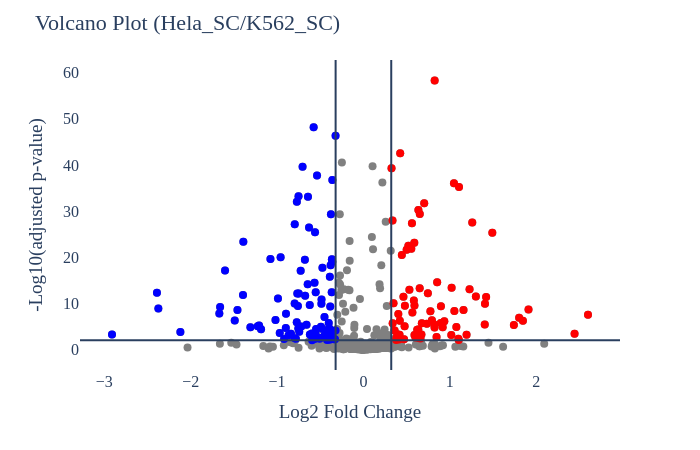

The notebook cell this image was saved under:
### Code cell
# Protein Abundance Volcano plot
plot_options={
            "compare groups": ["K562_SC", "Hela_SC"],
            "title": "Volcano Plot",
            "X Title": "Log2 Fold Change",
            "Y Title": "-Log10(adjusted p-value)",
            "up color": "red",
            "down color": "blue",
            "all color": "gray",
            "width": 700,
            "height": 450,
            "font": dict(size=16, family="Arial black"),
            "ylimits": [],
            "xlimits": [],
            "marker_size":8
        }
figure, _, _ =plotter.volcano_plots(data_obj, plot_options, saved_settings, missing_values_max=33)
figure.show()

### Figure 1 — Plotly figure (JSON) as saved in the notebook; plotly's stock layout.template omitted (floating-point values rounded to 4 significant figures; data arrays with more than 128 entries replaced by an {"elided": "..."} marker saying what was removed)
{"data": [{"hovertemplate": "%{text}<br>x=: %{x} <br>y=: %{y}", "legendgroup": "", "marker": {"color": "#636efa", "symbol": "circle"}, "mode": "markers", "name": "", "orientation": "v", "showlegend": false, "type": "scatter", "xaxis": "x", "yaxis": "y"}, {"hovertemplate": "%{text}<br>x=: %{x} <br>y=: %{y}", "marker": {"color": "gray", "size": 8}, "mode": "markers", "text": {"elided": "426 str values"}, "type": "scatter", "x": {"elided": "426 float values"}, "y": {"elided": "426 float values"}}, {"hovertemplate": "%{text}<br>x=: %{x} <br>y=: %{y}", "marker": {"color": "blue", "size": 8}, "mode": "markers", "text": ["A0AVT1", "O43776", "O60493", "O75390", "O75569", "O75608", "P05091", "P08240", "P08243", "P09622", "P0DN79", "P13995", "P15954", "P21281", "P22695", "P27361", "P30043", "P35232", "P35580", "P36969", "P42126", "P45880", "P46977", "P48735", "P49591", "P51159", "P54577", "P62314", "Q08257", "Q08379", "Q13263", "Q13492", "Q13523", "Q13895", "Q13951", "Q14008", "Q14258", "Q14694", "Q15007", "Q15185", "Q15286", "Q15424", "Q16543", "Q16630", "Q16891", "Q5BKZ1", "Q5T4S7", "Q7KZF4", "Q8IXI1", "Q8IY67", "Q8IZQ5", "Q8N163", "Q8WXF1", "Q92530", "Q92820", "Q92890", "Q92974", "Q93009", "Q96C36", "Q96DG6", "Q96I25", "Q96KP4", "Q99459", "Q99986", "Q9BV40", "Q9BZZ5", "Q9H299", "Q9HAV4", "Q9HCE1", "Q9NR30", "Q9NTK5", "Q9NTZ6", "Q9NUQ9", "Q9NV06", "Q9NVJ2", "Q9NZI8", "Q9UBE0", "Q9UBS4", "Q9UBT2", "Q9UNZ2", "Q9UPN3", "Q9UQ80", "Q9Y2X3", "Q9Y3A2", "Q9Y3C6", "Q9Y3D9", "Q9Y4L1", "Q9Y4W6", "Q9Y5K5"], "type": "scatter", "x": [-0.8664, -0.4866, -0.3285, -0.3414, -0.4534, -0.9893, -0.7817, -0.6587, -2.119, -0.6747, -1.224, -0.7585, -0.389, -0.9182, -0.7429, -0.9688, -2.911, -0.362, -0.6197, -0.6214, -1.458, -0.8389, -0.5946, -0.8985, -1.659, -1.668, -1.185, -0.393, -0.7202, -0.474, -0.7707, -0.5073, -0.4917, -0.5371, -0.6452, -1.077, -0.7655, -0.4211, -0.3841, -0.4165, -0.3936, -0.3601, -0.642, -0.3225, -0.367, -0.3709, -0.4509, -0.4016, -0.5963, -0.6777, -0.5542, -0.4746, -0.7047, -1.208, -0.7514, -0.4072, -2.39, -0.6297, -1.394, -0.8964, -0.772, -0.3734, -0.3608, -1.602, -1.308, -0.3653, -0.5605, -1.39, -1.018, -0.7941, -0.7489, -0.5066, -0.754, -0.3225, -0.9587, -2.374, -0.5481, -0.4339, -0.5641, -0.7962, -0.7266, -0.4849, -0.3759, -0.7952, -0.5763, -0.3795, -1.49, -0.5662, -0.5524], "y": [3.096, 9.928, 2.196, 2.211, 2.927, 11.08, 2.331, 5.34, 3.787, 11.62, 5.053, 9.453, 15.78, 2.254, 3.829, 3.565, 3.224, 2.86, 3.273, 9.632, 8.539, 3.426, 2.031, 4.653, 9.184, 7.797, 4.38, 2.131, 4.985, 4.465, 32.01, 2.345, 4.915, 37.68, 14.14, 19.62, 12.15, 2.072, 9.341, 3.271, 4.551, 36.71, 33.11, 46.3, 12.42, 3.017, 7.051, 5.76, 3.47, 19.47, 3.608, 17.74, 39.58, 5.186, 33.2, 4.111, 12.3, 26.44, 11.79, 7.77, 5.888, 4.15, 19.01, 17.11, 4.823, 19.57, 25.39, 23.34, 6.371, 2.441, 12.12, 2.541, 4.543, 4.14, 19.98, 8.86, 4.45, 2.785, 2.287, 9.971, 17.06, 10.86, 29.31, 27.15, 48.19, 18.27, 6.289, 14.48, 12.4]}, {"hovertemplate": "%{text}<br>x=: %{x} <br>y=: %{y}", "marker": {"color": "red", "size": 8}, "mode": "markers", "text": ["O00571", "O15294", "O15305", "O43707", "O43813", "O60361", "P03928", "P05023", "P06576", "P07099", "P08237", "P0CG39", "P13639", "P16152", "P16401", "P17612", "P17931", "P21796", "P23919", "P27816", "P28340", "P30050", "P30566", "P30837", "P31153", "P33176", "P35241", "P42765", "P46776", "P47897", "P49458", "P53396", "P60981", "P61254", "P61353", "P62258", "Q01082", "Q02218", "Q06830", "Q07960", "Q08945", "Q09161", "Q09666", "Q14444", "Q15365", "Q15370", "Q15404", "Q15691", "Q16531", "Q16881", "Q1KMD3", "Q2TAY7", "Q562R1", "Q6YN16", "Q7Z7H5", "Q86UP2", "Q8NC51", "Q8TCJ2", "Q96CS3", "Q96HC4", "Q99439", "Q99471", "Q99627", "Q9BVV7", "Q9BWF3", "Q9H6F5", "Q9NRX4", "Q9NTJ3", "Q9NZB2", "Q9P2R7", "Q9UFW8", "Q9UHD8", "Q9UKK9", "Q9UMY4", "Q9Y3F4", "Q9Y5B9"], "type": "scatter", "x": [0.6404, 0.746, 1.076, 1.103, 1.407, 0.5889, 0.404, 0.8235, 0.5004, 2.444, 1.194, 0.7927, 0.5542, 1.803, 0.9176, 0.8973, 1.846, 0.6363, 0.8465, 0.4703, 0.9364, 0.48, 0.6713, 1.405, 0.5909, 0.4048, 1.742, 0.8197, 0.4126, 0.3823, 0.8534, 1.159, 2.6, 0.5322, 0.3782, 0.896, 1.229, 0.4212, 1.053, 0.6028, 0.463, 0.4256, 1.911, 0.676, 0.3365, 0.5909, 1.26, 0.418, 0.6224, 1.42, 0.3253, 0.6524, 0.8246, 1.107, 0.7036, 1.048, 0.361, 0.6351, 0.5836, 1.302, 0.7338, 0.4766, 0.6514, 0.5669, 0.3483, 0.5618, 1.017, 0.66, 1.492, 0.7753, 0.3385, 0.3942, 0.52, 1.099, 1.021, 0.4446], "y": [2.503, 12.2, 4.854, 2.078, 9.923, 23.13, 7.682, 4.785, 21.62, 3.437, 3.219, 6.337, 21.85, 6.856, 4.798, 9.398, 6.236, 30.21, 2.717, 2.241, 6.107, 9.464, 3.272, 5.434, 3.134, 3.214, 5.323, 5.41, 2.192, 2.622, 14.57, 8.54, 7.513, 12.94, 2.058, 5.751, 13.05, 6.241, 8.354, 2.605, 11.44, 42.55, 8.654, 5.697, 27.93, 9.537, 27.51, 3.18, 4.281, 11.38, 39.28, 29.38, 58.29, 35.2, 31.68, 36.02, 4.14, 4.315, 10.64, 11.48, 5.567, 5.054, 13.26, 8.012, 10.02, 27.34, 3.14, 2.394, 25.3, 8.267, 5.705, 3.239, 22.51, 2.35, 13.39, 20.47]}], "layout": {"font": {"family": "Arial black", "size": 16}, "height": 450, "legend": {"tracegroupgap": 0}, "margin": {"t": 60}, "paper_bgcolor": "white", "plot_bgcolor": "white", "shapes": [{"type": "line", "x0": 0, "x1": 1, "xref": "x domain", "y0": 2, "y1": 2, "yref": "y"}, {"type": "line", "x0": 0.3219, "x1": 0.3219, "xref": "x", "y0": 0, "y1": 1, "yref": "y domain"}, {"type": "line", "x0": -0.3219, "x1": -0.3219, "xref": "x", "y0": 0, "y1": 1, "yref": "y domain"}], "showlegend": false, "title": {"text": "Volcano Plot (Hela_SC/K562_SC)"}, "width": 700, "xaxis": {"anchor": "y", "domain": [0, 1], "title": {"text": "Log2 Fold Change"}}, "yaxis": {"anchor": "x", "domain": [0, 1], "title": {"text": "-Log10(adjusted p-value)"}}}}
